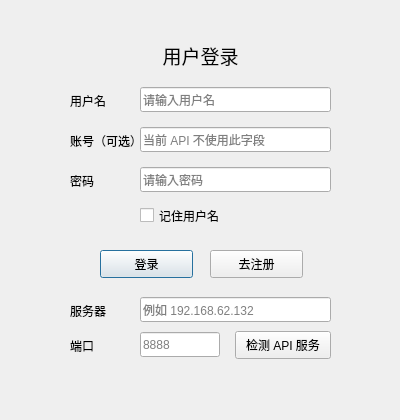
<?xml version="1.0" encoding="UTF-8"?>
<ui version="4.0">
 <class>LoginDialog</class>
 <widget class="QDialog" name="LoginDialog">
  <property name="geometry">
   <rect>
    <x>0</x>
    <y>0</y>
    <width>400</width>
    <height>420</height>
   </rect>
  </property>
  <property name="windowTitle">
   <string>用户登录</string>
  </property>
  <widget class="QStackedWidget" name="stackedWidget">
   <property name="geometry">
    <rect>
     <x>40</x>
     <y>30</y>
     <width>321</width>
     <height>351</height>
    </rect>
   </property>
   <property name="currentIndex">
    <number>0</number>
   </property>
   <widget class="QWidget" name="page_login">
    <widget class="QLabel" name="label">
     <property name="geometry">
      <rect>
       <x>100</x>
       <y>10</y>
       <width>121</width>
       <height>31</height>
      </rect>
     </property>
     <property name="font">
      <font>
       <pointsize>14</pointsize>
      </font>
     </property>
     <property name="text">
      <string>用户登录</string>
     </property>
     <property name="alignment">
      <set>Qt::AlignCenter</set>
     </property>
    </widget>
    <widget class="QLabel" name="label_2">
     <property name="geometry">
      <rect>
       <x>30</x>
       <y>60</y>
       <width>72</width>
       <height>21</height>
      </rect>
     </property>
     <property name="text">
      <string>用户名</string>
     </property>
    </widget>
    <widget class="QLineEdit" name="le_loginUser">
     <property name="geometry">
      <rect>
       <x>100</x>
       <y>57</y>
       <width>191</width>
       <height>25</height>
      </rect>
     </property>
     <property name="placeholderText">
      <string>请输入用户名</string>
     </property>
    </widget>
    <widget class="QLabel" name="label_email_login">
     <property name="geometry">
      <rect>
       <x>30</x>
       <y>100</y>
       <width>72</width>
       <height>21</height>
      </rect>
     </property>
     <property name="text">
      <string>账号（可选）</string>
     </property>
    </widget>
    <widget class="QLineEdit" name="le_loginEmail">
     <property name="geometry">
      <rect>
       <x>100</x>
       <y>97</y>
       <width>191</width>
       <height>25</height>
      </rect>
     </property>
     <property name="placeholderText">
      <string>当前 API 不使用此字段</string>
     </property>
    </widget>
    <widget class="QLabel" name="label_3">
     <property name="geometry">
      <rect>
       <x>30</x>
       <y>140</y>
       <width>72</width>
       <height>21</height>
      </rect>
     </property>
     <property name="text">
      <string>密码</string>
     </property>
    </widget>
    <widget class="QLineEdit" name="le_loginPwd">
     <property name="geometry">
      <rect>
       <x>100</x>
       <y>137</y>
       <width>191</width>
       <height>25</height>
      </rect>
     </property>
     <property name="echoMode">
      <enum>QLineEdit::Password</enum>
     </property>
     <property name="placeholderText">
      <string>请输入密码</string>
     </property>
    </widget>
    <widget class="QCheckBox" name="cb_rememberPwd">
     <property name="geometry">
      <rect>
       <x>100</x>
       <y>175</y>
       <width>121</width>
       <height>21</height>
      </rect>
     </property>
     <property name="text">
      <string>记住用户名</string>
     </property>
    </widget>
    <widget class="QPushButton" name="pb_login">
     <property name="geometry">
      <rect>
       <x>60</x>
       <y>220</y>
       <width>93</width>
       <height>28</height>
      </rect>
     </property>
     <property name="text">
      <string>登录</string>
     </property>
    </widget>
    <widget class="QPushButton" name="pb_switchToRegister">
     <property name="geometry">
      <rect>
       <x>170</x>
       <y>220</y>
       <width>93</width>
       <height>28</height>
      </rect>
     </property>
     <property name="text">
      <string>去注册</string>
     </property>
    </widget>
    <widget class="QLabel" name="label_serverHost">
     <property name="geometry">
      <rect>
       <x>30</x>
       <y>270</y>
       <width>72</width>
       <height>21</height>
      </rect>
     </property>
     <property name="text">
      <string>服务器</string>
     </property>
    </widget>
    <widget class="QLineEdit" name="le_serverHost">
     <property name="geometry">
      <rect>
       <x>100</x>
       <y>267</y>
       <width>191</width>
       <height>25</height>
      </rect>
     </property>
     <property name="placeholderText">
      <string>例如 192.168.62.132</string>
     </property>
    </widget>
    <widget class="QLabel" name="label_serverPort">
     <property name="geometry">
      <rect>
       <x>30</x>
       <y>305</y>
       <width>72</width>
       <height>21</height>
      </rect>
     </property>
     <property name="text">
      <string>端口</string>
     </property>
    </widget>
    <widget class="QLineEdit" name="le_serverPort">
     <property name="geometry">
      <rect>
       <x>100</x>
       <y>302</y>
       <width>80</width>
       <height>25</height>
      </rect>
     </property>
     <property name="placeholderText">
      <string>8888</string>
     </property>
    </widget>
    <widget class="QPushButton" name="pb_connectServer">
     <property name="geometry">
      <rect>
       <x>195</x>
       <y>301</y>
       <width>96</width>
       <height>28</height>
      </rect>
     </property>
     <property name="text">
      <string>检测 API 服务</string>
     </property>
    </widget>
   </widget>
   <widget class="QWidget" name="page_register">
    <widget class="QLabel" name="label_4">
     <property name="geometry">
      <rect>
       <x>100</x>
       <y>10</y>
       <width>121</width>
       <height>31</height>
      </rect>
     </property>
     <property name="font">
      <font>
       <pointsize>14</pointsize>
      </font>
     </property>
     <property name="text">
      <string>用户注册</string>
     </property>
     <property name="alignment">
      <set>Qt::AlignCenter</set>
     </property>
    </widget>
    <widget class="QLabel" name="label_5">
     <property name="geometry">
      <rect>
       <x>30</x>
       <y>50</y>
       <width>72</width>
       <height>21</height>
      </rect>
     </property>
     <property name="text">
      <string>用户名</string>
     </property>
    </widget>
    <widget class="QLineEdit" name="le_regUser">
     <property name="geometry">
      <rect>
       <x>100</x>
       <y>47</y>
       <width>191</width>
       <height>25</height>
      </rect>
     </property>
     <property name="placeholderText">
      <string>请输入用户名</string>
     </property>
    </widget>
    <widget class="QLabel" name="label_email_reg">
     <property name="geometry">
      <rect>
       <x>30</x>
       <y>90</y>
       <width>72</width>
       <height>21</height>
      </rect>
     </property>
     <property name="text">
      <string>账号（可选）</string>
     </property>
    </widget>
    <widget class="QLineEdit" name="le_regEmail">
     <property name="geometry">
      <rect>
       <x>100</x>
       <y>87</y>
       <width>191</width>
       <height>25</height>
      </rect>
     </property>
     <property name="placeholderText">
      <string>当前 API 不使用此字段</string>
     </property>
    </widget>
    <widget class="QLabel" name="label_6">
     <property name="geometry">
      <rect>
       <x>30</x>
       <y>130</y>
       <width>72</width>
       <height>21</height>
      </rect>
     </property>
     <property name="text">
      <string>密码</string>
     </property>
    </widget>
    <widget class="QLineEdit" name="le_regPwd">
     <property name="geometry">
      <rect>
       <x>100</x>
       <y>127</y>
       <width>191</width>
       <height>25</height>
      </rect>
     </property>
     <property name="echoMode">
      <enum>QLineEdit::Password</enum>
     </property>
     <property name="placeholderText">
      <string>请输入密码</string>
     </property>
    </widget>
    <widget class="QLabel" name="label_7">
     <property name="geometry">
      <rect>
       <x>20</x>
       <y>170</y>
       <width>81</width>
       <height>21</height>
      </rect>
     </property>
     <property name="text">
      <string>确认密码</string>
     </property>
    </widget>
    <widget class="QLineEdit" name="le_regPwdConfirm">
     <property name="geometry">
      <rect>
       <x>100</x>
       <y>167</y>
       <width>191</width>
       <height>25</height>
      </rect>
     </property>
     <property name="echoMode">
      <enum>QLineEdit::Password</enum>
     </property>
     <property name="placeholderText">
      <string>请再次输入密码</string>
     </property>
    </widget>
    <widget class="QPushButton" name="pb_register">
     <property name="geometry">
      <rect>
       <x>60</x>
       <y>220</y>
       <width>93</width>
       <height>28</height>
      </rect>
     </property>
     <property name="text">
      <string>注册</string>
     </property>
    </widget>
    <widget class="QPushButton" name="pb_switchToLogin">
     <property name="geometry">
      <rect>
       <x>170</x>
       <y>220</y>
       <width>93</width>
       <height>28</height>
      </rect>
     </property>
     <property name="text">
      <string>去登录</string>
     </property>
    </widget>
   </widget>
  </widget>
 </widget>
 <resources/>
 <connections/>
</ui>
